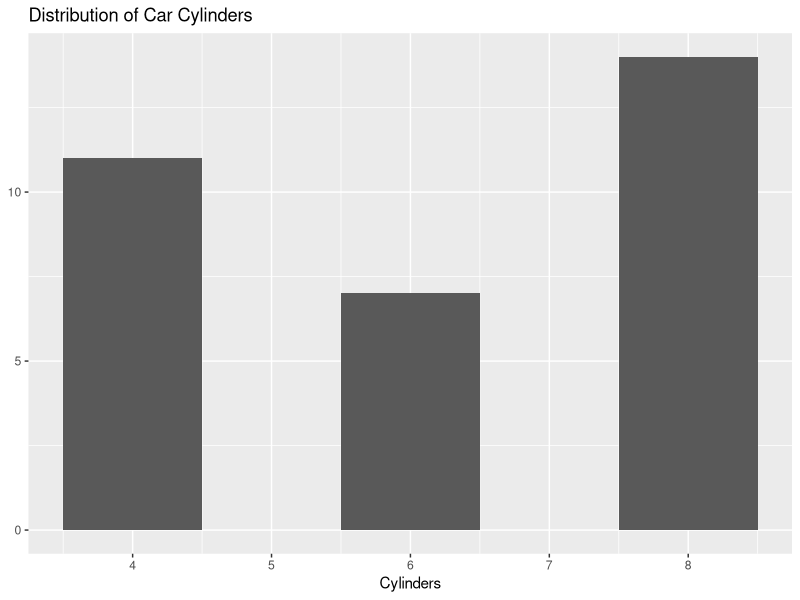
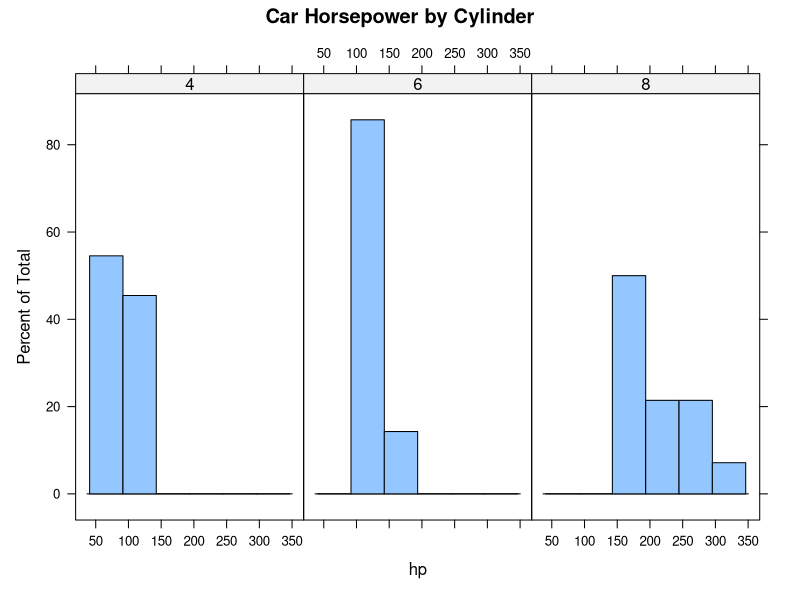

Generate these figures, in order, with R:
## ---- chunk 1
knitr::opts_chunk$set(echo = TRUE)
## ---- chunk 2
carsData <- mtcars
summary(mtcars)
str(carsData)

## ---- chunk 3
library(ggplot2)

ggplot(carsData, aes(cyl))+
  geom_histogram(bins = 5) +
  labs(title = "Distribution of Car Cylinders", x = "Cylinders", y = NULL)

library(lattice)

carsDataNew <- carsData
carsDataNew$cyl <- as.character(carsDataNew$cyl)

histogram(~hp|cyl, data = carsDataNew, layout = c(3,1), main = "Car Horsepower by Cylinder")


